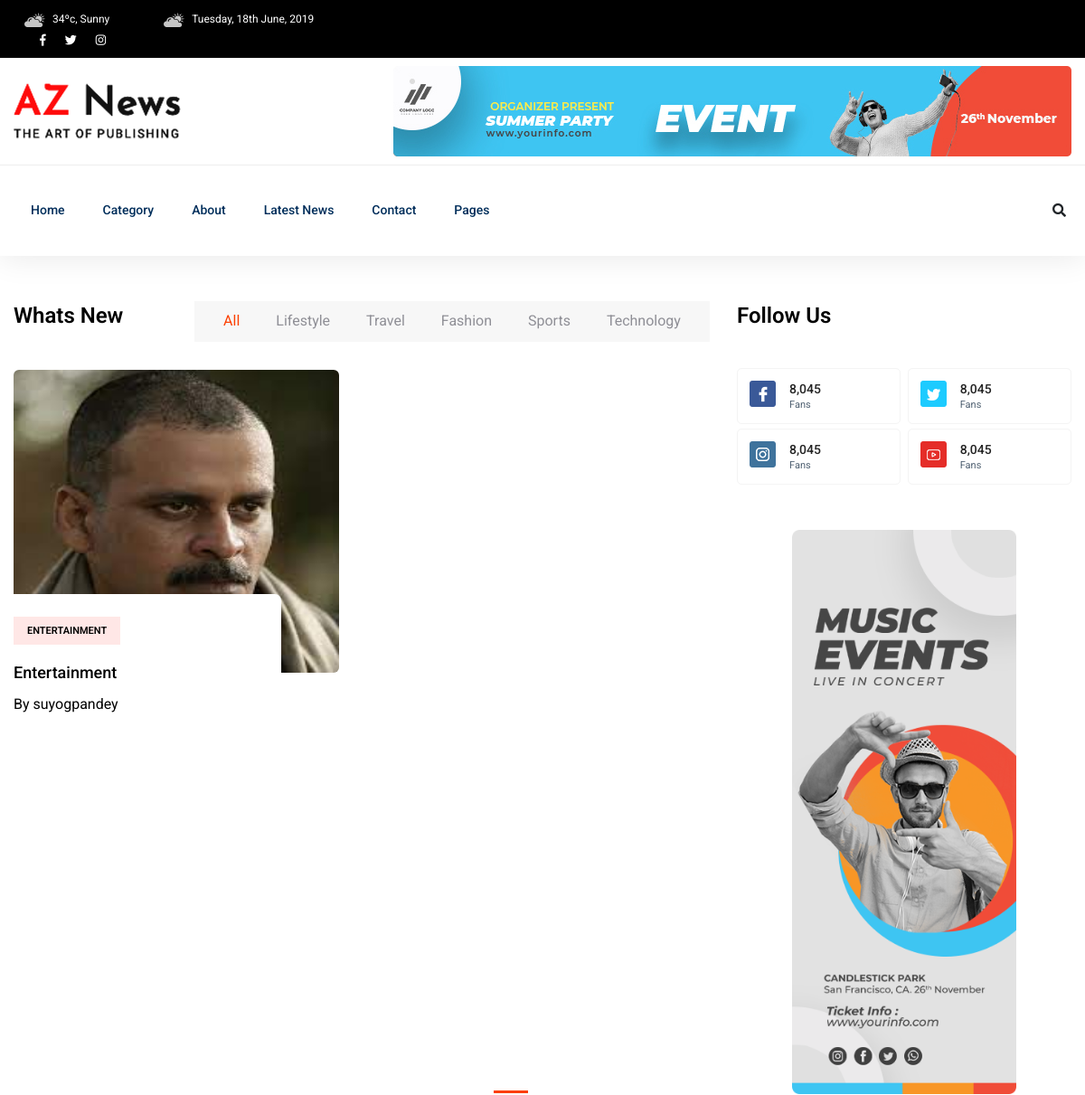
Before: /category/entertainment (upper part) with the older database file.
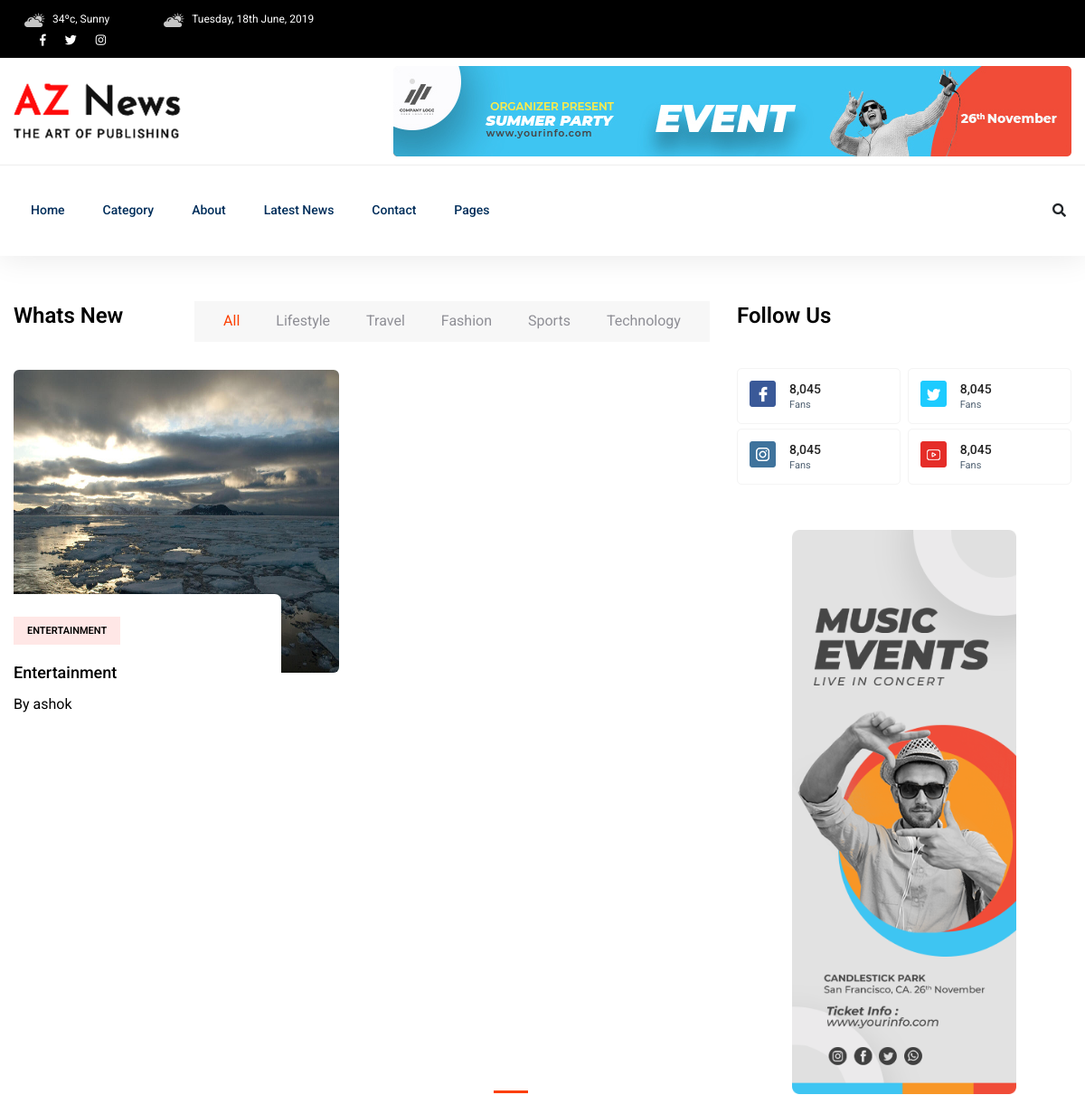
After: the same page with the newer database file.
### home/models.py (models this page shows, shortened)
class Post(models.Model):
    CHOICES = (
        ('EN', 'English'),
        ('NP', 'Nepali'),
    )
    title = models.CharField(max_length=100)
    timestamp = models.DateField(auto_now_add=True)
    thumbnail = models.ImageField(upload_to='post_thumbs')
    author = models.ForeignKey(Author, on_delete=models.CASCADE)
    categories = models.ForeignKey(Category, on_delete=models.CASCADE)
    content = RichTextUploadingField(blank=True, null=True,config_name='default')
    language=models.CharField(max_length=40, choices=CHOICES)
    slug = models.SlugField(null=False, blank=True, unique=True)

class Author(models.Model):
    user = models.OneToOneField(User, on_delete=models.CASCADE)
    firstname=models.CharField(max_length=40)
    lastname=models.CharField(max_length=40)
    middlename=models.CharField(max_length=40, null=True, blank=True, default='')
    profile_picture = models.ImageField(default='default.jpg', upload_to='profilepics')
    bio=models.TextField(max_length=300, blank=True, null=True)
    facebook_link=models.URLField(blank=True, null=True)
    twitter_link=models.URLField(blank=True, null=True)
    youtube_link=models.URLField(blank=True, null=True)
    slug=models.SlugField(null=False, blank=True, unique=True)
    def __str__(self):
        return self.user.username

class Category(models.Model):
    title = models.CharField(max_length=40)
    slug=models.SlugField(null=False, blank=True, unique=True)
    def __str__(self):
        return self.title

### home/views.py (the view)
# urls.py: path('category/<slug:slug>', categoryview, name='category'),
def categoryview(request, slug):
    searched=Post.objects.filter(categories__slug=slug).order_by('timestamp')
    item=Category.objects.get(slug=slug)
    page=request.GET.get('page', 1)
    paginator=Paginator(searched, 7)
    try:
        a_post = paginator.page(page)
    except PageNotAnInteger:
        a_post = paginator.page(1)
    except EmptyPage:
        a_post = paginator.page(paginator.num_pages)
    context={'item':item,
             'searched':searched,
             'posts':a_post,
             }
    return render(request, 'home/category.html',context)

### templates/home/category.html (shortened to what the changed rows need)
{% extends 'base.html' %}
{% block content %}
<main>
     <section class="whats-news-area pt-50 pb-20">
         <div class="container">
             <div class="row">
             <div class="col-lg-8">
                 <div class="row">
                     <div class="col-12">
                         <div class="tab-content" id="nav-tabContent">
                             <div class="tab-pane fade show active" id="nav-home" role="tabpanel" aria-labelledby="nav-home-tab">
                                 <div class="whats-news-caption">
                                     <div class="row">
                                        {% for post in posts %}
                                         <div class="col-lg-6 col-md-6">
                                             <div class="single-what-news mb-100">
                                                 <div class="what-img">
                                                     <img src="{{post.thumbnail.url}}" style="width: 360px; height: 335px;" alt="">
                                                 </div>
                                                 <div class="what-cap">
                                                     <span class="color1">{{post.categories}}</span>
                                                     <h4><a href="#">{{post.title}}</a></h4>
                                                     <h5><small>By {{post.author}}</small></h5>
                                                 </div>
                                             </div>
                                         </div>
                                         {% endfor %}
                                     </div>
                                 </div>
                             </div>
                         </div>
                     </div>
                 </div>
             </div>
             </div>
         </div>
     </section>
     </main>
{% endblock content %}

Changed rows visible on the page:
changed Post "Entertainment": thumbnail: a different picture; author "suyogpandey" → "ashok"
